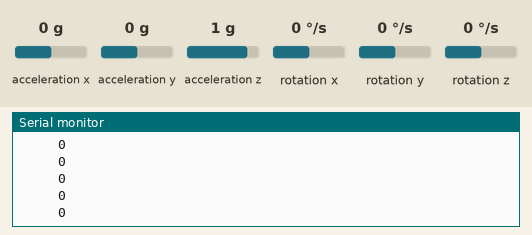
The sketch below on a simulated Arduino Uno, built with avr-gcc and run on an emulated ATmega328P. Parts: the last lines printed to the serial monitor. Wiring (inferred from the names in the program): MPU-6050 motion sensor at I2C address 0x68. The inputs (shaded band) are chosen by the test bench; at power-on: rotation z 0 °/s, acceleration x 0 g, acceleration y 0 g, acceleration z 1 g, rotation x 0 °/s, rotation y 0 °/s.

Above: at 1.2 s.
1.3 s: rotation z set to -192 °/s
At 1.9 s:
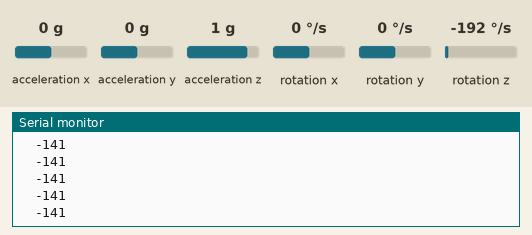
3.2 s: rotation z set to -100 °/s
At 4.1 s:
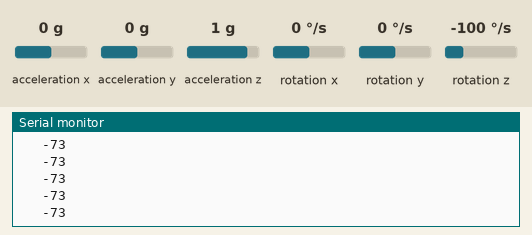
5.1 s: rotation z set to 100 °/s
At 6.2 s:
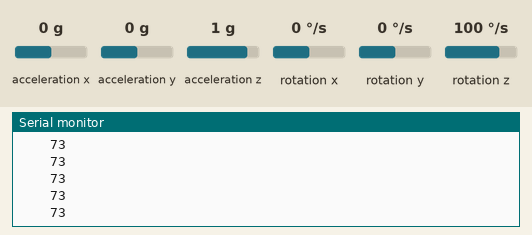

The sketch:

double_servo.ino
```cpp
#include "Wire.h";
#include <SPI.h>;

const int MPU_ADDR = 0x68; // I2C address of the MPU-6050. If AD0 pin is set to HIGH, the I2C address will be 0x69.
int16_t accelerometer_x, accelerometer_y, accelerometer_z; // variables for accelerometer raw data
int16_t gyro_x, gyro_y, gyro_z; // variables for gyro raw data
int16_t temperature; // variables for temperature data

int acc_x,acc_y, acc_z;

char tmp_str[7]; // temporary variable used in convert function
char* convert_int16_to_str(int16_t i) { // converts int16 to string. Moreover, resulting strings will have the same length in the debug monitor.
  sprintf(tmp_str, "%6d", i);
  return tmp_str;
}
void setup() {
  Serial.begin(9600);
  Wire.begin();
  Wire.beginTransmission(MPU_ADDR); // Begins a transmission to the I2C slave (GY-521 board)
  Wire.write(0x6B); // PWR_MGMT_1 register
  Wire.write(0); // set to zero (wakes up the MPU-6050)
  Wire.endTransmission(true);
}
void loop() {
  Wire.beginTransmission(MPU_ADDR);
  Wire.write(0x3B); // starting with register 0x3B (ACCEL_XOUT_H) [MPU-6000 and MPU-6050 Register Map and Descriptions Revision 4.2, p.40]
  Wire.endTransmission(false); // the parameter indicates that the Arduino will send a restart. As a result, the connection is kept active.
  Wire.requestFrom(MPU_ADDR, 7*2, true); // request a total of 7*2=14 registers

  // "Wire.read()<<8 | Wire.read();" means two registers are read and stored in the same variable
  accelerometer_x = Wire.read()<<8 | Wire.read(); // actually gyro_y
  accelerometer_y = Wire.read()<<8 | Wire.read(); // actually gyro_x
  accelerometer_z = Wire.read()<<8 | Wire.read();//???
  temperature = Wire.read()<<8 | Wire.read();
  gyro_x = Wire.read()<<8 | Wire.read(); //yeah
  gyro_y = Wire.read()<<8 | Wire.read();//yeah
  gyro_z = Wire.read()<<8 | Wire.read();

  // print out data
  Serial.print(convert_int16_to_str((float) gyro_z /(float) 178.0));

  Serial.println();

  // delay
  delay(5);
}
```

Measured:
- after the input at 1.3 s, the serial monitor: prints a new line after 0.07 s (image 1)
- after the input at 3.2 s, the serial monitor: prints a new line after 0.06 s (image 2)
- after the input at 5.1 s, the serial monitor: prints a new line after 0.07 s (image 3)
